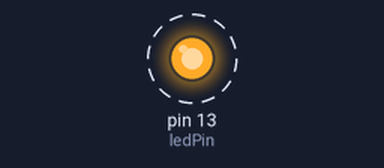
Bench run of a sketch on a simulated Arduino Uno, built with avr-gcc and run on an emulated ATmega328P. On the bench: output pins drawn as LEDs (lit = HIGH). Dashed ring = blinking.

Above: at 0.05 s.
Timing chart, 0 to 3.0 s (numbered marks = the images above):
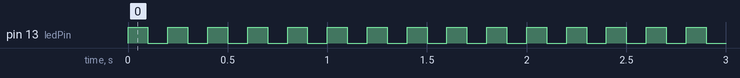

The sketch:

millis_timer_delays.ino
```cpp
//global variable declaration
int ledPin = 13; //set which pin we want to use to blink our LED
int interval = 100; //set the interval (how often in milliseconds our code will run)

//variables for using a millis() timer
//this variable stores the time after each interval passes, so that we can begin a new count
//reference: https://www.arduino.cc/en/Reference.Int & https://www.arduino.cc/reference/en/language/variables/data-types/unsignedlong/
int prevMillis = 0; //the "int" datatype has a range of -32,768 to 32,767 (unused data, will work for about 33s)
//unsigned long prevMillis = 0; //the "unsigned long" datatype has a range of 0 to 4,294,967,295 (will work for about 50 days)


// create a boolean variable to toggle the led state from on to off and so on
boolean ledState = true;

void setup() {
  pinMode(ledPin, OUTPUT); //set LED pin to output
  Serial.begin(9600);
}

void loop(){


//LETS START WITH A BLINK SKETCH USING DELAY()
  digitalWrite(ledPin, HIGH);   // turn the LED on (HIGH is the voltage level)
  delay(interval);                       // wait for a tenth of a second
  digitalWrite(ledPin, LOW);    // turn the LED off by making the voltage LOW
  delay(interval);                       // wait for a tenth of a second


////NOW LETS USE A MILLIS() TIMER INSTEAD OF A DELAY
//  if (millis() - prevMillis > interval){ //compare current time against stored time; if the difference is greater than our interval variable, the code within will run
//    digitalWrite(ledPin, ledState); //write the ledState to our ledPin
//    ledState = !ledState; //toggle the led state between true & false
//    prevMillis = millis(); //set stored time to the current time to reset the timer (now the difference between prevMillis and the current time will be less than the interval)
//  }
//  Serial.println(millis()); //print the number of milliseconds since the program began to the serial connection


}
```

Measured:
- by itself, pin 13 (ledPin): alternates HIGH for 0.10 s and LOW for 0.10 s
